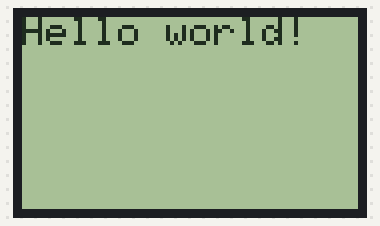
The sketch below on a simulated Arduino Uno, built with avr-gcc and run on an emulated ATmega328P. Shown: 84×48 one-colour display.

Above: at 0.1 s.
At 2.1 s:
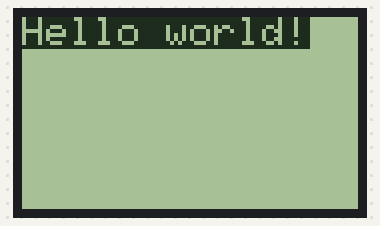
At 4.1 s:
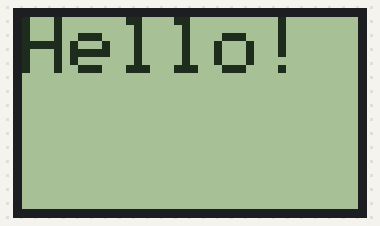
At 8.2 s:
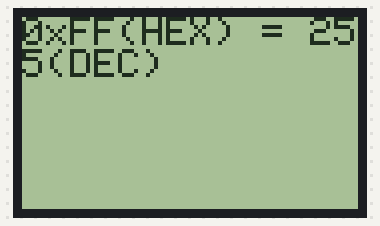
At 10.2 s:
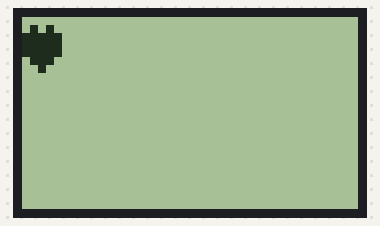
At 38.6 s:
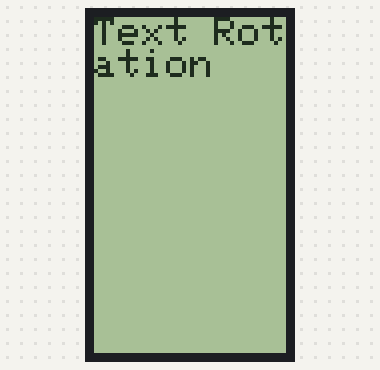

Measured:
- what the display in image 1 shows lasts 2.0 s, from 2.1 s to 4.1 s
- what the display in image 5 shows lasts 1.0 s, from 38.5 s to 39.5 s

The sketch:

nokia-5510-lcd.ino
```cpp
#include <SPI.h>
#include <Adafruit_GFX.h>
#include <Adafruit_PCD8544.h>

// Tutorial: https://lastminuteengineers.com/nokia-5110-lcd-arduino-tutorial/

// Declare LCD object for software SPI
// Adafruit_PCD8544(CLK,DIN,D/C,CE,RST);
Adafruit_PCD8544 display = Adafruit_PCD8544(7, 6, 5, 4, 3);

int rotatetext = 1;

void setup()   {
  Serial.begin(9600);

  //Initialize Display
  display.begin();

  // you can change the contrast around to adapt the display for the best viewing!
  display.setContrast(57);

  // Clear the buffer.
  display.clearDisplay();

  // Display Text
  display.setTextSize(1);
  display.setTextColor(BLACK);
  display.setCursor(0,0);
  display.println("Hello world!");
  display.display();
  delay(2000);
  display.clearDisplay();


  // Display Inverted Text
  display.setTextColor(WHITE, BLACK); // 'inverted' text
  display.setCursor(0,0);
  display.println("Hello world!");
  display.display();
  delay(2000);
  display.clearDisplay();

  // Scaling Font Size
  display.setTextColor(BLACK);
  display.setCursor(0,0);
  display.setTextSize(2);
  display.println("Hello!");
  display.display();
  delay(2000);
  display.clearDisplay();

  // Display Numbers
  display.setTextSize(1);
  display.setCursor(0,0);
  display.println(123456789);
  display.display();
  delay(2000);
  display.clearDisplay();

  // Specifying Base For Numbers
  display.setCursor(0,0);
  display.print("0x"); display.print(0xFF, HEX);
  display.print("(HEX) = ");
  display.print(0xFF, DEC);
  display.println("(DEC)");
  display.display();
  delay(2000);
  display.clearDisplay();

  // Display ASCII Characters
  display.setCursor(0,0);
  display.setTextSize(2);
  display.write(3);
  display.display();
  delay(2000);
  display.clearDisplay();

  // Text Rotation
  while(1)
  {
  display.clearDisplay();
  display.setRotation(rotatetext);  // rotate 90 degrees counter clockwise, can also use values of 2 and 3 to go further.
  display.setTextSize(1);
  display.setTextColor(BLACK);
  display.setCursor(0,0);
  display.println("Text Rotation");
  display.display();
  delay(1000);
  display.clearDisplay();
  rotatetext++;
  }
}

void loop() {}
```
